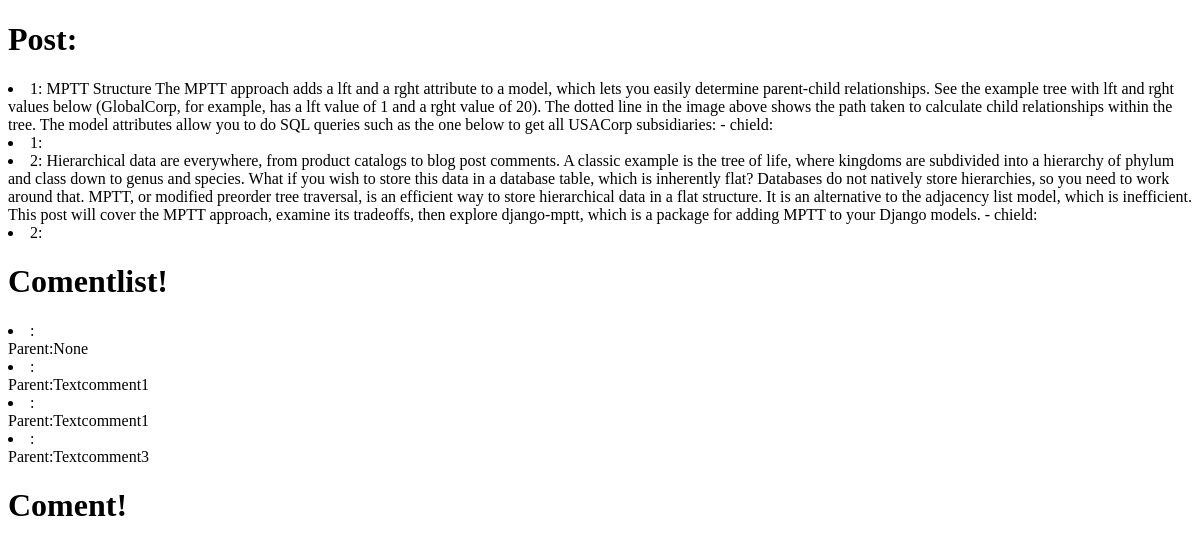
Before: / with the older database file.
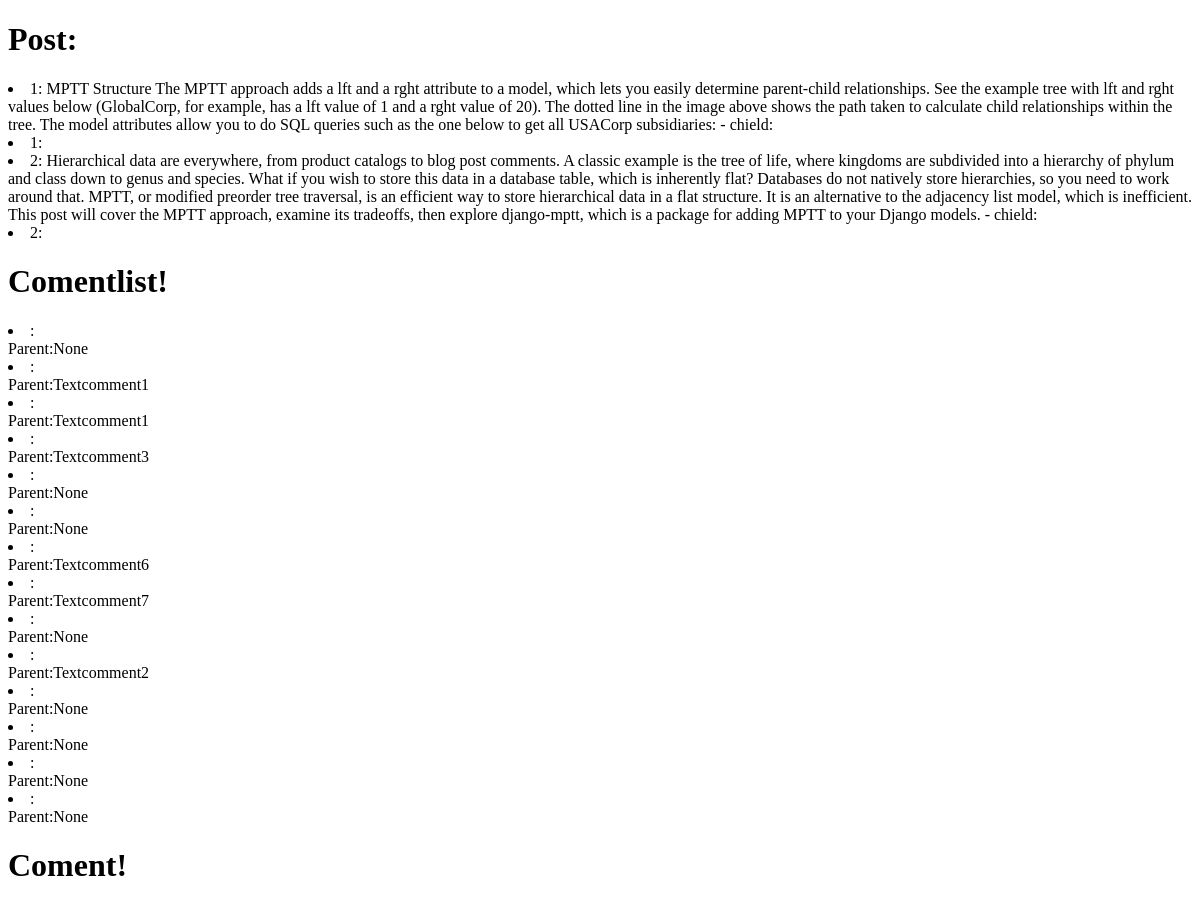
After: the same page with the newer database file.
### appcoment/models.py (models this page shows, shortened)
@python_2_unicode_compatible
class PostModel(models.Model):
    title = models.CharField(max_length=200)
    conten = models.TextField()
    timecreated = models.DateTimeField(verbose_name='Data Created', auto_now_add=True)

class CommentAbs(MPTTModel):
    textcomment = models.CharField(max_length=100)
    likecom = models.CharField(max_length=1, default='+')
    parent = models.ForeignKey('self', blank=True, null=True, verbose_name="parent", related_name='child', db_index=True)
    class Meta:
        abstract = True

@python_2_unicode_compatible
class CommentList(CommentAbs):
    autor = models.ForeignKey(User)
    textcom = models.ForeignKey(PostModel, related_name='postnuber')
    def __str__(self):
        return self.textcomment

### appcoment/views.py (the view)
# urls.py: url(r'^$', newcabs),
def newcabs(request):
    comls = CommentList.objects.all()
    post = PostModel.objects.all()
    return render_to_response('base.html', {'comls': comls, 'post': post})

### appcoment/templates/base.html (shortened to what this page needs)
<!DOCTYPE html>
<html lang="en">
<head>
</head>
<body>
<h1>Post:</h1>
    {% for foo in post %}
        <li>{{ foo.id }}: {{ foo.conten }} - chield: {{ foo.child}} </li>
        <li> {{ foo.id }}:</li>
    {% endfor %}
<h1>Comentlist!</h1>
{% for comlss in comls %}
    <li>{{ comlss.comtopost_id }}: {{ comlss.comtopost }} </li>
     Parent:{{ comlss.parent }}
{% endfor %}
<h1>Coment!</h1>
</body>
</html>

Changed rows visible on the page:
added CommentList: parent "None"
added CommentList: parent "None"
added CommentList: parent "Textcomment6"
added CommentList: parent "Textcomment7"
added CommentList: parent "None"
added CommentList: parent "Textcomment2"
added CommentList: parent "None"
added CommentList: parent "None"
added CommentList: parent "None"
added CommentList: parent "None"
